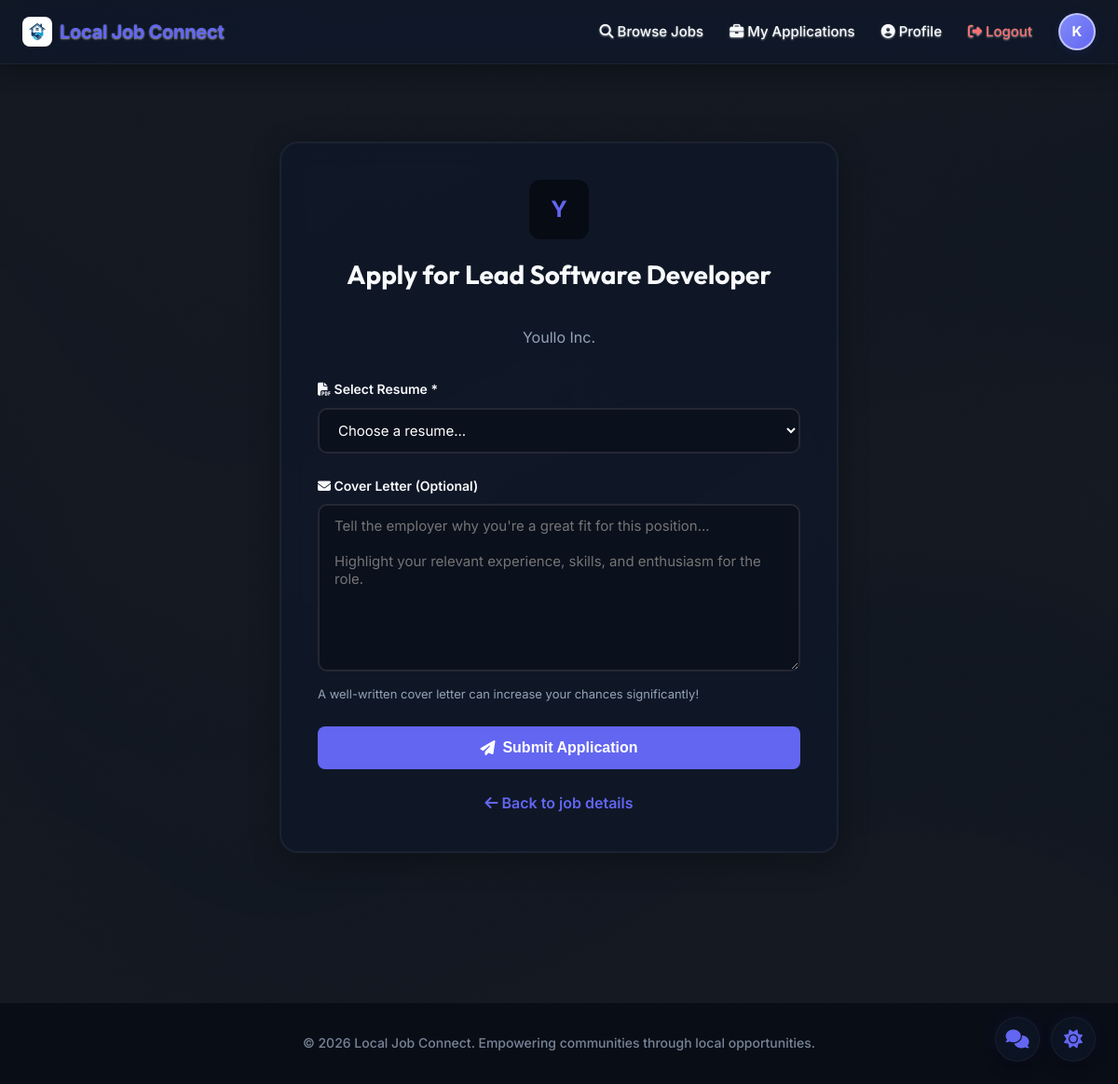
Screenshot of /jobs/1/apply (signed in) with the database file from the repository.
### backend/models.py (models this page shows, shortened)
class User(UserMixin, db.Model):
    __tablename__ = 'users'
    id = db.Column(db.Integer, primary_key=True)
    email = db.Column(db.String(120), unique=True, nullable=False, index=True)
    password_hash = db.Column(db.String(255), nullable=False)
    role = db.Column(db.String(20), nullable=False, index=True)
    full_name = db.Column(db.String(100), nullable=False)
    phone = db.Column(db.String(20))
    address = db.Column(db.String(200))
    city = db.Column(db.String(100))
    state = db.Column(db.String(100))
    country = db.Column(db.String(100))
    zip_code = db.Column(db.Integer, index=True)
    company_logo = db.Column(db.String(255))
    logo_updated_at = db.Column(db.DateTime)
    address_updated_at = db.Column(db.DateTime)
    latitude = db.Column(db.Float)
    longitude = db.Column(db.Float)
    company_name = db.Column(db.String(100))
    company_description = db.Column(db.Text)
    skills = db.Column(db.Text)  # Comma-separated seeker skills
    created_at = db.Column(db.DateTime, default=datetime.utcnow)
    last_login = db.Column(db.DateTime)
    job_postings = db.relationship('JobPosting', backref='employer', lazy=True, cascade='all, delete-orphan')
    applications = db.relationship('Application', backref='applicant', lazy=True, cascade='all, delete-orphan')
    resumes = db.relationship('Resume', backref='user', lazy=True, cascade='all, delete-orphan')
    saved_jobs = db.relationship('SavedJob', backref='user', lazy=True, cascade='all, delete-orphan')

class JobPosting(db.Model):
    __tablename__ = 'job_postings'
    id = db.Column(db.Integer, primary_key=True)
    employer_id = db.Column(db.Integer, db.ForeignKey('users.id'), nullable=False)
    title = db.Column(db.String(200), nullable=False)
    description = db.Column(db.Text, nullable=False)
    skills_required = db.Column(db.Text)  # Comma-separated required skills
    category = db.Column(db.String(50), nullable=False, index=True)
    employment_type = db.Column(db.String(50))
    salary_min = db.Column(db.Float)
    salary_max = db.Column(db.Float)
    street_address = db.Column(db.String(200), nullable=False)
    city = db.Column(db.String(100), nullable=False)
    state = db.Column(db.String(100))
    country = db.Column(db.String(100))
    zip_code = db.Column(db.Integer, nullable=False, index=True)
    latitude = db.Column(db.Float, nullable=False)
    longitude = db.Column(db.Float, nullable=False)
    status = db.Column(db.String(20), default='active', index=True)
    created_at = db.Column(db.DateTime, default=datetime.utcnow)
    updated_at = db.Column(db.DateTime, default=datetime.utcnow, onupdate=datetime.utcnow)
    applications = db.relationship('Application', backref='job', lazy=True, cascade='all, delete-orphan')
    saved_by = db.relationship('SavedJob', backref='job', lazy=True, cascade='all, delete-orphan')

### backend/routes/seeker.py (the view, shortened to what this page needs)
@seeker_bp.route('/jobs/<int:job_id>/apply', methods=['GET', 'POST'])
@login_required
@role_required('job_seeker')
def apply_job(job_id):
    job = JobPosting.query.get_or_404(job_id)
    existing_application = Application.query.filter_by(
        job_id=job_id,
        applicant_id=current_user.id
    ).first()
    if existing_application:
        flash('You have already applied to this job!', 'warning')
        return redirect(url_for('seeker.view_job', job_id=job_id))
    resumes = Resume.query.filter_by(user_id=current_user.id).all()
    return render_template('apply_job.html', job=job, resumes=resumes)

### backend/utils.py (called while the page is built)
def role_required(*roles):
    def wrapper(fn):
        @wraps(fn)
        def decorated_view(*args, **kwargs):
            if not current_user.is_authenticated:
                return redirect(url_for('auth.login'))
            if current_user.role not in roles:
                flash('Access denied!', 'error')
                if current_user.role == 'employer':
                    return redirect(url_for('employer.employer_dashboard'))
                return redirect(url_for('seeker.job_seeker_dashboard'))
            return fn(*args, **kwargs)
        return decorated_view
    return wrapper

### frontend/templates/apply_job.html (shortened to what this page needs)
{% extends "base.html" %}
{% block content %}
<div class="container" style="padding: 40px 0;">
    <div class="form-container">
        <div style="text-align: center; margin-bottom: 32px;">
            <div class="job-company-logo" style="width: 64px; height: 64px; font-size: 24px; margin: 0 auto 16px;">
                {{ job.employer.company_name[0] }}
            </div>
            <h2>Apply for {{ job.title }}</h2>
            <p style="color: var(--text-gray);">{{ job.employer.company_name }}</p>
        </div>
        <form method="POST" action="{{ url_for('seeker.apply_job', job_id=job.id) }}">
            <div class="form-group">
                <label for="resume_id"><i class="fas fa-file-pdf"></i> Select Resume *</label>
                <select name="resume_id" id="resume_id" required>
                    <option value="">Choose a resume...</option>
                </select>
            </div>
            <div class="form-group">
                <label for="cover_letter"><i class="fas fa-envelope"></i> Cover Letter (Optional)</label>
                <textarea name="cover_letter" id="cover_letter" rows="8" placeholder="Tell the employer why you're a great fit for this position...
Highlight your relevant experience, skills, and enthusiasm for the role."></textarea>
                <small>A well-written cover letter can increase your chances significantly!</small>
            </div>
            <button type="submit" class="btn btn-primary btn-full btn-large" {{ 'disabled' if not resumes }}>
                <i class="fas fa-paper-plane"></i> Submit Application
            </button>
        </form>
        <p class="form-footer">
            <a href="{{ url_for('seeker.view_job', job_id=job.id) }}">
                <i class="fas fa-arrow-left"></i> Back to job details
            </a>
        </p>
    </div>
</div>
{% endblock %}

### frontend/templates/base.html (shortened to what this page needs)
<!DOCTYPE html>
<html lang="en">
<head>
    <link rel="stylesheet" href="https://unpkg.com/leaflet@1.9.4/dist/leaflet.css" />
    <link rel="stylesheet" href="https://unpkg.com/leaflet.markercluster@1.5.3/dist/MarkerCluster.css" />
    <link rel="stylesheet" href="https://unpkg.com/leaflet.markercluster@1.5.3/dist/MarkerCluster.Default.css" />
    <link rel="stylesheet" href="{{ url_for('static', filename='css/style.css') }}">
    <link rel="stylesheet" href="https://cdnjs.cloudflare.com/ajax/libs/font-awesome/6.4.0/css/all.min.css">
</head>
<body>
    <nav class="navbar">
        <div class="container">
            <div class="nav-brand">
                <a href="{{ url_for('main.index') }}">
                    <img src="{{ url_for('static', filename='images/logo.png') }}" alt="Local Job Connect Logo" style="width: 32px; height: 32px; border-radius: 8px; object-fit: cover;">
                    Local Job Connect
                </a>
            </div>
            <div class="nav-links">
    {% if current_user.is_authenticated %}
        {% if current_user.role == 'job_seeker' %}
            {% if request.endpoint != 'seeker.search_jobs' %}
                <a href="{{ url_for('seeker.search_jobs') }}"><i class="fas fa-search"></i> Browse Jobs</a>
            {% endif %}
            {% if request.endpoint != 'seeker.job_seeker_dashboard' %}
                <a href="{{ url_for('seeker.job_seeker_dashboard') }}"><i class="fas fa-briefcase"></i> My Applications</a>
            {% endif %}
        {% endif %}
        {% if request.endpoint != 'main.profile' %}
            <a href="{{ url_for('main.profile') }}"><i class="fas fa-user-circle"></i> Profile</a>
        {% endif %}
        <a href="{{ url_for('auth.logout') }}" class="btn-logout"><i class="fas fa-sign-out-alt"></i> Logout</a>
        <div class="user-profile" title="{{ current_user.full_name or current_user.email }}">
            {{ (current_user.full_name or current_user.email or "U")[0].upper() }}
        </div>
    {% endif %}
</div>
        </div>
    </nav>
    <main class="main-content">
        {% block content %}{% endblock %}
    </main>
    <footer class="footer">
        <div class="container">
            <p>&copy; 2026 Local Job Connect. Empowering communities through local opportunities.</p>
        </div>
    </footer>
    <button id="theme-toggle" class="theme-toggle-btn" aria-label="Toggle dark mode">
        <i class="fas fa-moon"></i>
    </button>
    {% if current_user.is_authenticated %}
    <button id="chat-widget-trigger" class="chat-trigger-btn" aria-label="Open messaging">
        <i class="fas fa-comments"></i>
    </button>
    {% endif %}
</body>
</html>

### frontend/templates/base.html (style rules this page uses)
html, body { overflow-x: hidden; width: 100%; }
html { scroll-behavior: smooth; }

### rows the page displays
User: full_name "K"
User: employer "Y", employer.company_name "Youllo Inc."
JobPosting: title "Lead Software Developer"
